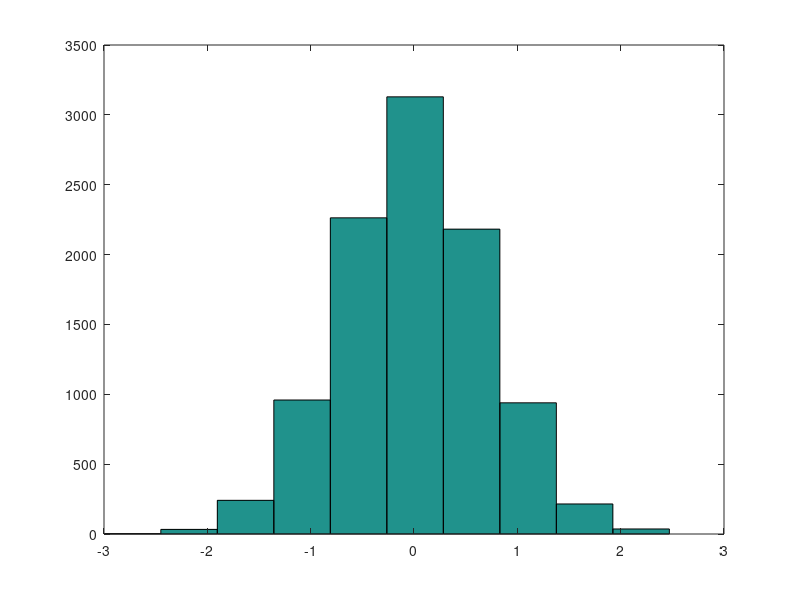
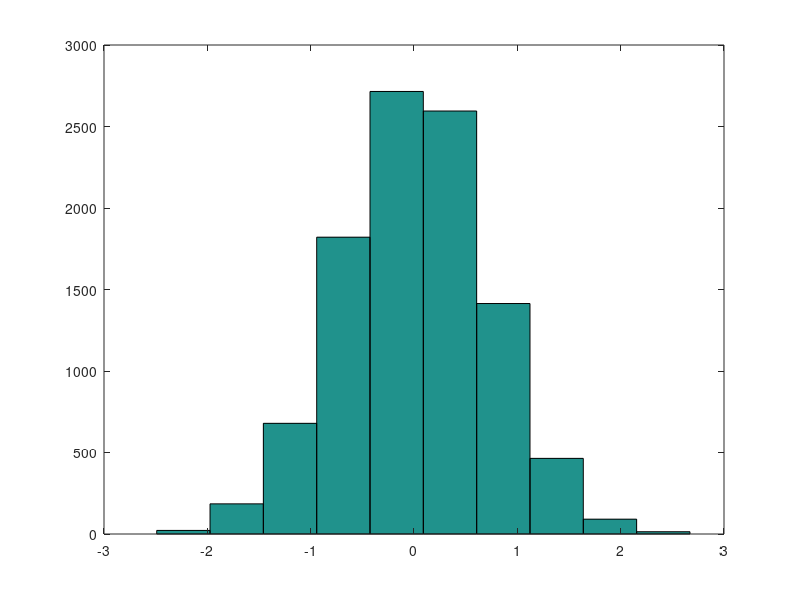
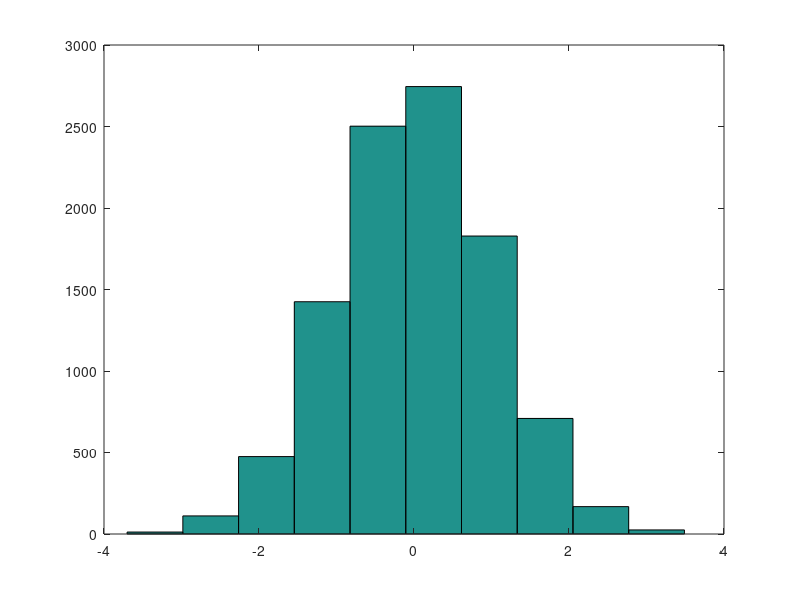
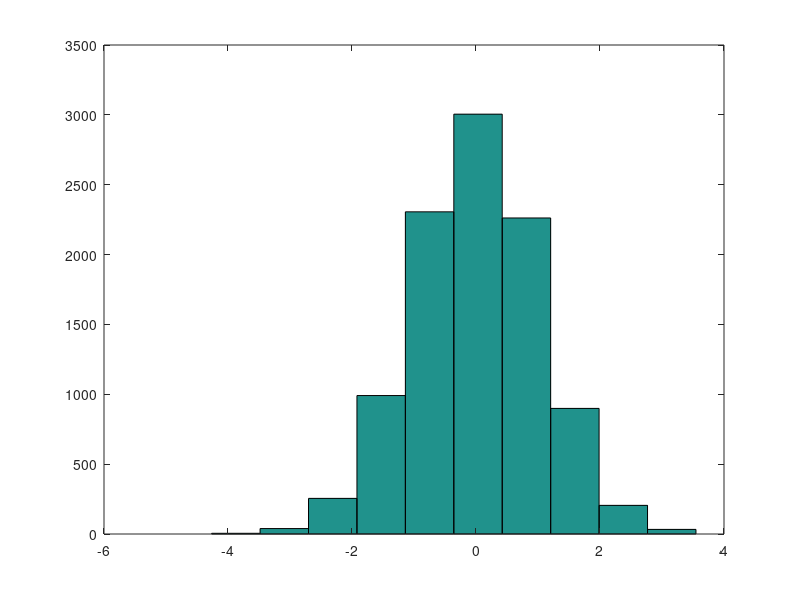

Write the MATLAB code that produced these figures, in order.
function six
%% Box
u1=rand(10000,1);
u2=rand(10000,1);
R=-log(u1);
V=2*pi*u2;
z1=sqrt(R).*cos(V);
z2=sqrt(R).*sin(V);
figure(1)
hist(z1)
sum(z1<0)
figure(2)
hist(z2)
sum(z2<0)
%% Marsagila
for i=1:100000
v1(i)=-1+2*rand(1);
v2(i)=-1+2*rand(1);
if v1(i)^2+v2(i)^2>=1
    v1(i)=10;
    v2(i)=10;
end
end
v1(find(v1==10))=[];
v2(find(v2==10))=[];
for i=1:10000
S(i) = v1(i)^2+v2(i)^2;
end

for i=1:10000
x1(i)=v1(i)*sqrt(-2*log(S(i))/S(i));
x2(i)=v2(i)*sqrt(-2*log(S(i))/S(i));
end
figure(3)
hist(x1)
sum(x1<0)
figure(4)
hist(x2);
sum(x2<0)

%% Accept
c=1/sqrt(2*pi)*exp(1/8);
f=@(x)1/sqrt(2*pi)*exp(-x^2/2);
g=@(x)exp(-abs(x)/2);
k=0;
for i=1:100000
    q1=rand(1);
    q2=rand(1);
    q3=rand(1);
    x=-log(q1);
    if q2>f(x)/c*g(x)
        e(i-k)= x;
    else
        k=k+1;
    end
    if q3<=1/2
        e(i-k)=-e(i-k);
    end
    if length(e)>=10000
        break
    end
end
figure(5)
hist(e);
sum(e<0)
%% Normal
r=randn(10000,1);
figure(6)
sum(r<0)
hist(r)
    



